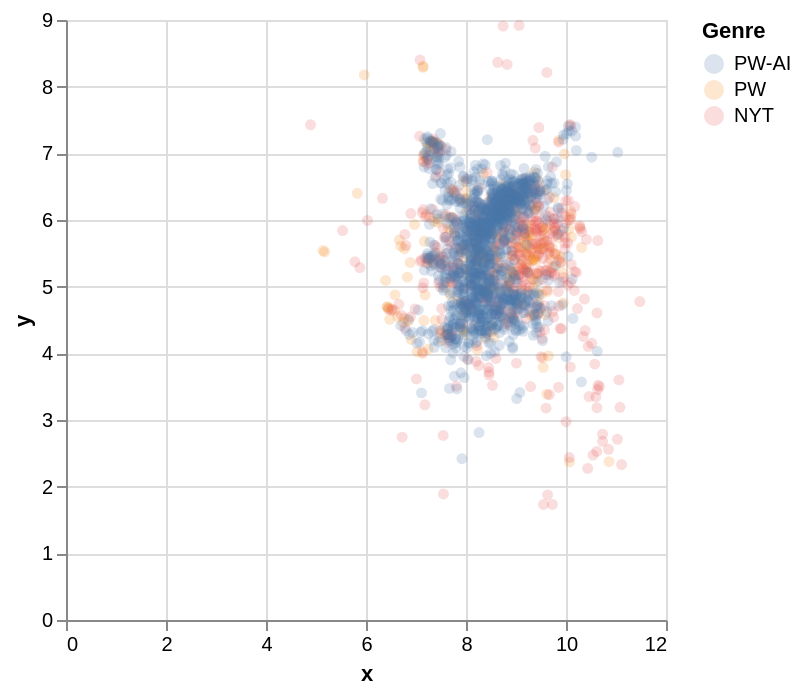

Here is the notebook cell this chart was saved with:
### Code cell
# interactive vis
chart = alt.Chart(plot_data.loc[
        (plot_data.Category=='FIC') & \
        (plot_data.Genre.isin(['PW-AI','PW','NYT']) & \
        ~(plot_data.Prompt=='Basic'))
        ]).mark_point(
    opacity=0.2, # Set a fixed opacity
    filled=True, # Optional, points are filled by default
    ).encode(
        x='x',
        y='y',
        color=alt.Color('Genre', sort=['PW-AI','PW','NYT']),
        tooltip=[
            'Category', 'Genre', 'Pubdate', 'Author_First_Reviewed',
            'Author_Last_Reviewed', 'Work_Title', 'Prize',
            'Author_Gender', 'Author_Nationality'] # Display these fields in the tooltip on mouseover
).interactive()
chart.save('../figures/embeddings_pw_nyt_with_gen.html')
chart.display()

### Figure 1 — Vega specification as saved in the notebook (floating-point values rounded to 4 significant figures; data arrays with more than 128 entries replaced by an {"elided": "..."} marker saying what was removed)
{"$schema": "https://vega.github.io/schema/vega/v6.json", "data": [{"name": "param_1e9efca18e7a2868_store"}, {"name": "source_0"}, {"name": "data_0", "values": {"elided": "2077 records"}}, {"name": "data_0_x_domain_x", "values": [{"min": 4.891, "max": 11.48}]}, {"name": "data_0_y_domain_y", "values": [{"min": 1.733, "max": 8.92}]}, {"name": "source_0_color_domain_Genre", "values": [{"Genre": "NYT", "sort_field": 2.0}, {"Genre": "PW", "sort_field": 1.0}, {"Genre": "PW-AI", "sort_field": 0.0}]}], "signals": [{"name": "unit", "value": {}, "on": [{"events": "pointermove", "update": "isTuple(group()) ? group() : unit"}]}, {"name": "param_1e9efca18e7a2868", "update": "vlSelectionResolve(\"param_1e9efca18e7a2868_store\", \"union\")"}, {"name": "param_1e9efca18e7a2868_x", "on": [{"events": [{"source": "view", "type": "dblclick"}], "update": "null"}, {"events": {"signal": "param_1e9efca18e7a2868_translate_delta"}, "update": "panLinear(param_1e9efca18e7a2868_translate_anchor.extent_x, -param_1e9efca18e7a2868_translate_delta.x / width)"}, {"events": {"signal": "param_1e9efca18e7a2868_zoom_delta"}, "update": "zoomLinear(domain(\"x\"), param_1e9efca18e7a2868_zoom_anchor.x, param_1e9efca18e7a2868_zoom_delta)"}]}, {"name": "param_1e9efca18e7a2868_y", "on": [{"events": [{"source": "view", "type": "dblclick"}], "update": "null"}, {"events": {"signal": "param_1e9efca18e7a2868_translate_delta"}, "update": "panLinear(param_1e9efca18e7a2868_translate_anchor.extent_y, param_1e9efca18e7a2868_translate_delta.y / height)"}, {"events": {"signal": "param_1e9efca18e7a2868_zoom_delta"}, "update": "zoomLinear(domain(\"y\"), param_1e9efca18e7a2868_zoom_anchor.y, param_1e9efca18e7a2868_zoom_delta)"}]}, {"name": "param_1e9efca18e7a2868_tuple", "on": [{"events": [{"signal": "param_1e9efca18e7a2868_x || param_1e9efca18e7a2868_y"}], "update": "param_1e9efca18e7a2868_x && param_1e9efca18e7a2868_y ? {unit: \"\", fields: param_1e9efca18e7a2868_tuple_fields, values: [param_1e9efca18e7a2868_x,param_1e9efca18e7a2868_y]} : null"}]}, {"name": "param_1e9efca18e7a2868_tuple_fields", "value": [{"field": "x", "channel": "x", "type": "R"}, {"field": "y", "channel": "y", "type": "R"}]}, {"name": "param_1e9efca18e7a2868_translate_anchor", "value": {}, "on": [{"events": [{"source": "scope", "type": "pointerdown"}], "update": "{x: x(unit), y: y(unit), extent_x: domain(\"x\"), extent_y: domain(\"y\")}"}]}, {"name": "param_1e9efca18e7a2868_translate_delta", "value": {}, "on": [{"events": [{"source": "window", "between": [{"source": "scope", "type": "pointerdown"}, {"source": "window", "type": "pointerup"}], "consume": true, "type": "pointermove"}], "update": "{x: param_1e9efca18e7a2868_translate_anchor.x - x(unit), y: param_1e9efca18e7a2868_translate_anchor.y - y(unit)}"}]}, {"name": "param_1e9efca18e7a2868_zoom_anchor", "on": [{"events": [{"source": "scope", "type": "wheel", "consume": true}], "update": "{x: invert(\"x\", x(unit)), y: invert(\"y\", y(unit))}"}]}, {"name": "param_1e9efca18e7a2868_zoom_delta", "on": [{"events": [{"source": "scope", "type": "wheel", "consume": true}], "update": "pow(1.001, event.deltaY * pow(16, event.deltaMode))", "force": true}]}, {"name": "param_1e9efca18e7a2868_modify", "on": [{"events": {"signal": "param_1e9efca18e7a2868_tuple"}, "update": "modify(\"param_1e9efca18e7a2868_store\", param_1e9efca18e7a2868_tuple, true)"}]}], "marks": [{"type": "symbol", "name": "marks", "from": {"data": "data_0"}, "encode": {"update": {"fill": {"field": "Genre", "scale": "color"}, "y": {"field": "y", "scale": "y"}, "opacity": {"value": 0.2}, "tooltip": {"signal": "{\"Category\": isValid(datum[\"Category\"]) ? datum[\"Category\"] : \"\"+datum[\"Category\"], \"Genre\": isValid(datum[\"Genre\"]) ? datum[\"Genre\"] : \"\"+datum[\"Genre\"], \"Pubdate\": format(datum[\"Pubdate\"], \"\"), \"Author_First_Reviewed\": isValid(datum[\"Author_First_Reviewed\"]) ? datum[\"Author_First_Reviewed\"] : \"\"+datum[\"Author_First_Reviewed\"], \"Author_Last_Reviewed\": isValid(datum[\"Author_Last_Reviewed\"]) ? datum[\"Author_Last_Reviewed\"] : \"\"+datum[\"Author_Last_Reviewed\"], \"Work_Title\": isValid(datum[\"Work_Title\"]) ? datum[\"Work_Title\"] : \"\"+datum[\"Work_Title\"], \"Prize\": isValid(datum[\"Prize\"]) ? datum[\"Prize\"] : \"\"+datum[\"Prize\"], \"Author_Gender\": isValid(datum[\"Author_Gender\"]) ? datum[\"Author_Gender\"] : \"\"+datum[\"Author_Gender\"], \"Author_Nationality\": isValid(datum[\"Author_Nationality\"]) ? datum[\"Author_Nationality\"] : \"\"+datum[\"Author_Nationality\"]}"}, "x": {"field": "x", "scale": "x"}}}, "style": ["point"], "interactive": true, "clip": true}], "scales": [{"name": "x", "type": "linear", "domain": [{"signal": "(data(\"data_0_x_domain_x\")[0] || {}).min"}, {"signal": "(data(\"data_0_x_domain_x\")[0] || {}).max"}], "range": [0, {"signal": "width"}], "domainRaw": {"signal": "param_1e9efca18e7a2868[\"x\"]"}, "zero": true, "nice": true}, {"name": "y", "type": "linear", "domain": [{"signal": "(data(\"data_0_y_domain_y\")[0] || {}).min"}, {"signal": "(data(\"data_0_y_domain_y\")[0] || {}).max"}], "range": [{"signal": "height"}, 0], "domainRaw": {"signal": "param_1e9efca18e7a2868[\"y\"]"}, "zero": true, "nice": true}, {"name": "color", "type": "ordinal", "domain": {"data": "source_0_color_domain_Genre", "field": "Genre", "sort": {"op": "max", "field": "sort_field"}}, "range": "category"}], "axes": [{"scale": "x", "ticks": false, "grid": true, "maxExtent": 0, "zindex": 0, "domain": false, "orient": "bottom", "labels": false, "gridScale": "y", "tickCount": {"signal": "ceil(width/40)"}, "aria": false, "minExtent": 0}, {"scale": "y", "maxExtent": 0, "gridScale": "x", "grid": true, "minExtent": 0, "ticks": false, "zindex": 0, "orient": "left", "tickCount": {"signal": "ceil(height/40)"}, "aria": false, "labels": false, "domain": false}, {"scale": "x", "tickCount": {"signal": "ceil(width/40)"}, "zindex": 0, "orient": "bottom", "grid": false, "title": "x", "labelFlush": true, "labelOverlap": true}, {"scale": "y", "grid": false, "title": "y", "orient": "left", "labelOverlap": true, "zindex": 0, "tickCount": {"signal": "ceil(height/40)"}}], "legends": [{"fill": "color", "symbolType": "circle", "title": "Genre", "encode": {"symbols": {"update": {"opacity": {"value": 0.2}}}}}], "padding": 5, "height": 300, "background": "white", "style": "cell", "width": 300}
